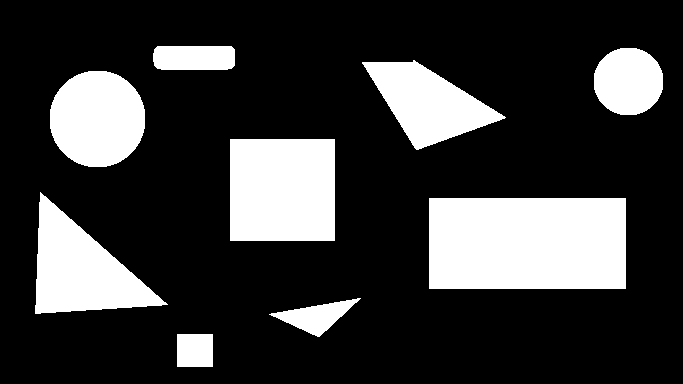
#> input picture shape.png, 683 x 384 px
$ python main.py
#> lines starting #> are read from the running program, lines starting #| are printed output that depends on the picture; after the words box and inside, x2 and y2 are one past the last pixel; in counts of white or black regions, pixels touching at a corner belong together
# -*- coding: utf-8 -*-
"""main

Automatically generated by Colaboratory.

Original file is located at
    https://colab.research.google.com/drive/12_i4FB5oDKcMX7UryZyCp56eejDO1qQz
"""

import cv2
from google.colab.patches import cv2_imshow

# Load the image
IMAGE = cv2.imread('shape.png')
#> IMAGE is the input picture: shape (384, 683, 3); 22.4% white; 9 white regions, largest, box (x1, y1, x2, y2) and area: (429, 198, 626, 289) 17927, (230, 139, 335, 241) 10710, (35, 192, 168, 314) 8137

# Convert the image to grayscale
GREYSCALE = cv2.cvtColor(IMAGE, cv2.COLOR_BGR2GRAY)
#> GREYSCALE: shape (384, 683); 22.4% white; 9 white regions

# Threshold the grayscale image
_, THRESHOLD = cv2.threshold(GREYSCALE, 50, 255, 0)

# Find contours in the thresholded image
CONTOURS, _ = cv2.findContours(THRESHOLD, cv2.RETR_TREE, cv2.CHAIN_APPROX_SIMPLE)
#> CONTOURS = 9 contours; largest, box (x1, y1, x2, y2) and area: (429, 198, 626, 289) 17640, (230, 139, 335, 241) 10504, (35, 192, 168, 314) 7946, (50, 71, 145, 167) 7165, (362, 60, 506, 150) 6301

# Initialize counters for shapes
RECTANGLES = 0
SQUARES = 0
TRIANGLES = 0
CIRCLES = 0

# Loop over contours
for cnt in CONTOURS:
    # Approximate the contour to simplify it
    approx = cv2.approxPolyDP(cnt, 0.04 * cv2.arcLength(cnt, True), True)

    # Get the number of vertices
    vertices = len(approx)

    # Determine the shape based on the number of vertices
    if vertices == 3:
        TRIANGLES += 1
        cv2.drawContours(IMAGE, [cnt], 0, (255, 0, 0), 3)
    elif vertices == 4:
        x, y, w, h = cv2.boundingRect(cnt)
        ratio = float(w) / h
        if ratio >= 0.9 and ratio <= 1.1:
            SQUARES += 1
            cv2.drawContours(IMAGE, [cnt], 0, (0, 255, 0), 3)
        else:
            RECTANGLES += 1
            cv2.drawContours(IMAGE, [cnt], 0, (0, 255, 255), 3)
    else:
        # Assuming all other contours are circles
        CIRCLES += 1
        cv2.drawContours(IMAGE, [cnt], 0, (0, 0, 255), 3)
#> this loop made 9 passes
#> (approx, vertices, x, y, w, h, ratio, SQUARES) on passes 1, 5: ([[177, 334], [177, 366], [212, 366], [212, 334]], 4, 177, 334, 36, 33, 1.09, 1), ([[230, 139], [230, 240], [334, 240], [334, 139]], 4, 230, 139, 105, 102, 1.03, 2)
#> (approx, vertices, x, y, w, h, ratio) on passes 3, 7, 9: ([[429, 198], [429, 288], [625, 288], [625, 198]], 4, 429, 198, 197, 91, 2.16), ([[362, 62], [416, 149], [505, 117], [414, 60]], 4, 362, 60, 144, 90, 1.6), ([[153, 53], [161, 69], [234, 65], [231, 46]], 4, 153, 46, 82, 24, 3.42)
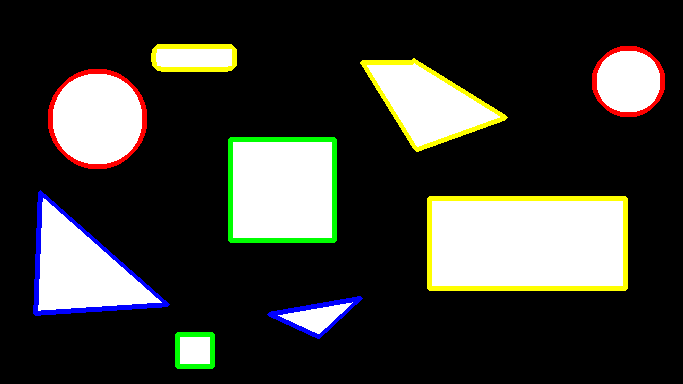
#> IMAGE: shape (384, 683, 3); 5.02% of pixels changed, all inside (x1, y1, x2, y2) = (33, 44, 665, 369)
#> after the loop, CIRCLES = 2; RECTANGLES = 3; SQUARES = 2; TRIANGLES = 2

# Draw text indicating the number of each shape
cv2.putText(IMAGE, 'Number of SQUARES: ' + str(SQUARES), (10, 30), cv2.FONT_HERSHEY_SIMPLEX, 0.5, (0, 255, 0), 2)
cv2.putText(IMAGE, 'Number of RECTANGLES: ' + str(RECTANGLES), (10, 60), cv2.FONT_HERSHEY_SIMPLEX, 0.5, (0, 255, 255), 2)
cv2.putText(IMAGE, 'Number of TRIANGLES: ' + str(TRIANGLES), (10, 90), cv2.FONT_HERSHEY_SIMPLEX, 0.5, (255, 0, 0), 2)
cv2.putText(IMAGE, 'Number of CIRCLES: ' + str(CIRCLES), (10, 120), cv2.FONT_HERSHEY_SIMPLEX, 0.5, (0, 0, 255), 2)
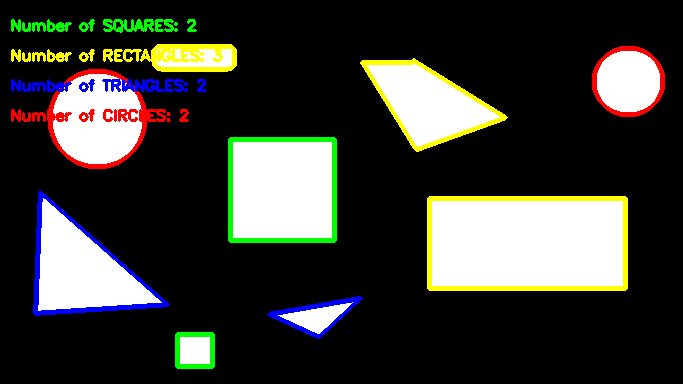
#> IMAGE: shape (384, 683, 3); mean B, G, R 52.3, 58.8, 58.2

# Display the image
cv2_imshow(IMAGE)
cv2.waitKey(0)
cv2.destroyAllWindows()
